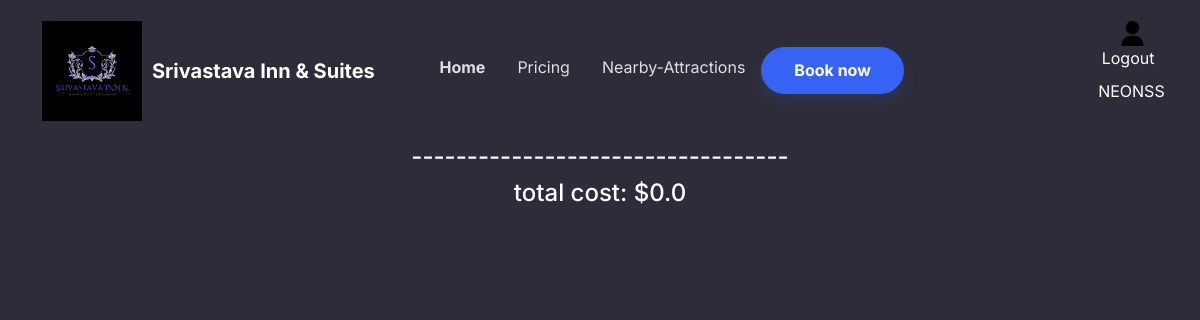
/checkout/ (signed in), run on an earlier commit of the app's database.
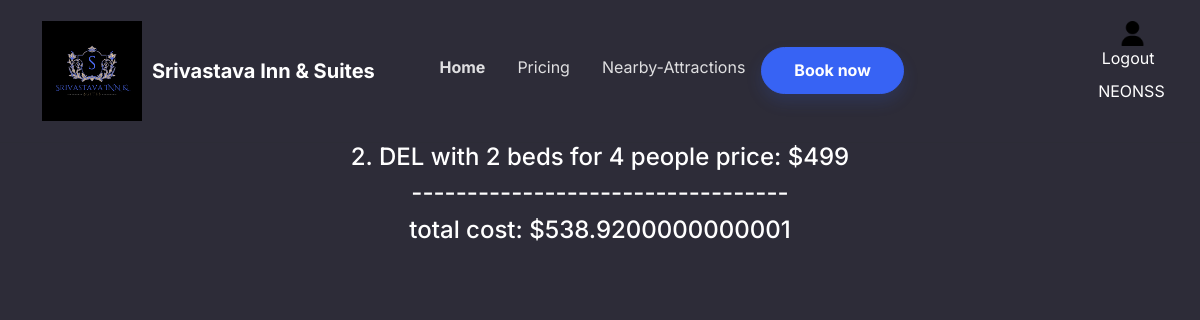
And on a later commit of the database.
### Homepage/models.py (models this page shows, shortened)
class Booking(models.Model):
    user = models.ForeignKey(User, on_delete=models.CASCADE, related_name="bookings")
    room = models.ForeignKey(Room, on_delete=models.CASCADE)
    check_in = models.DateTimeField()
    check_out = models.DateTimeField()
    completed = models.BooleanField(default=False)
    points = models.IntegerField(default=0)

class Room(models.Model):
    ROOM_Categories = (
        ('STA', 'Standard'),
        ('DEL', 'Deluxe'),
        ('SUI', 'Suite'),
    )
    number = models.IntegerField()
    category = models.CharField(max_length=3, choices=ROOM_Categories)
    beds = models.IntegerField()
    capacity = models.IntegerField()
    price = models.IntegerField()
    def __str__(self):
        return f'{self.number}. {self.category} with {self.beds} beds for {self.capacity} people'

### Homepage/views.py (the view)
# urls.py: path('checkout/', views.checkout_view),
def checkout_view(request):
    bookings = request.user.bookings.filter(completed=False)
    total = 0
    for booking in bookings:
        total += booking.room.price
    total *= 1.08
    booked_complete = request.user.bookings.filter().update(completed=True)
    return render(request, 'Checkout.html', {"bookings": bookings, "total_cost": total})

### Homepage/templates/Checkout.html (shortened to what this page needs)
{% load static %}
{% load admin_urls %}
<head>
    <link rel="stylesheet" href="../static/assets/bootstrap/css/bootstrap.min.css">
    <link rel="stylesheet" href="../static/assets/fonts/font-awesome.min.css">
    <link rel="stylesheet" href="../static/assets/fonts/material-icons.min.css">
</head>
<body>
    <nav class="navbar navbar-dark navbar-expand-md sticky-top py-3" id="mainNav">
        <div class="container"><a class="navbar-brand d-flex align-items-center" href="/"><img src="{% static 'imgs/S (2).png' %}" width="110"  height="100" style="padding-right: 10px"><span>Srivastava Inn &amp; Suites</span></a>
            <div class="collapse navbar-collapse" id="navcol-1">
                <ul class="navbar-nav mx-auto" style="padding-right: 15%">
                    <li class="nav-item"><a class="nav-link active" href="/">Home</a></li>
                    <li class="nav-item"><a class="nav-link" href="/Pricing">Pricing</a></li>
                    <li class="nav-item"><a class="nav-link"F href="/NearbyAttractions">Nearby-Attractions</a></li>
                    {% if user.is_authenticated %}
                        <div class="book-now-container d-flex justify-content-center" style="padding-right: 40px">
                            <a class="btn btn-primary shadow" role="button" href="/book">Book now</a>
                        </div>
                    {% else %}
                        <div class="book-now-container d-flex justify-content-center" style="padding-right: 40px">
                            <a class="btn btn-primary shadow" role="button" href="/login">Book now</a>
                        </div>
                    {% endif %}
                </ul>
                    {% if user.is_authenticated %}
                      <div class="d-flex flex-column align-items-center">
                        <div class="user-image-container d-flex justify-content-center">
                          <img src="{% static 'imgs/user.png' %}" alt="User Image" style="height: 25px; width: 40px;padding-left: 15px">
                        </div>
                        <div class="user-info d-flex flex-column align-items-center">
                          <a class="nav-link" style="padding-left:10%" href={% url 'Homepage:1234' %}>Logout</a>
                          <p class="mt-2" style="padding-left: 20%">{{ user.username }}</p>
                        </div>
                      </div>
                    {% endif %}
            </div>
        </div>
    </nav>
            <div class="text-center">
                {% for booking in bookings %}
                <h4>{{ booking.room }} price: ${{booking.room.price}}</h4>
                {% endfor %}
                <h4>----------------------------------</h4>
                <h4 style="padding-bottom: 3%">total cost: ${{ total_cost }}</h4>
            </div>
    <html lang="en">
      <head>
      </head>
      <body class="text-center" style="align-items: center">
      </body>
    </html>

What changed in the data, as far as the page shows it:
added Booking: room "2. DEL with 2 beds for 4 people", room.price "499"
Also different on the page:
{{ total_cost }}: "0.0" → "538.9200000000001"
